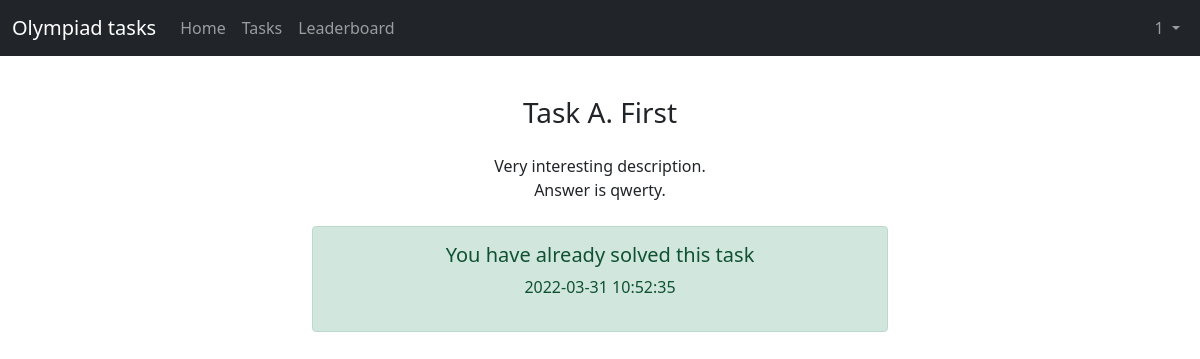
Page /tasks/1 (signed in) on the committed database.
### models.py (models this page shows, shortened)
class Task(db.Model):
    id = db.Column(db.Integer, primary_key=True)
    name = db.Column(db.String(30), nullable=False)
    text = db.Column(db.Text, nullable=False)
    answer = db.Column(db.Text, nullable=False)

### routes.py (the view)
@blueprint.route('/tasks/<task_id>', methods=['GET', 'POST'])
def task(task_id):
    if 'user' not in session:
        return redirect('/login')
    else:
        try:
            olymp_task = db.session.query(Task.name, Task.text).filter(Task.id == task_id).one()
        except NoResultFound:
            return "No such task!", 400
        user_id, = db.session.query(User.id).filter(User.name == session.get('user')).one()
        time = db.session.query(Completed.time).filter(Completed.task_id == task_id,
                                                       Completed.user_id == user_id).first()
        if request.method == 'POST':
            if time:
                return 'You have already completed this task', 400
            answer = request.form.get('answer').strip()
            if not answer:
                return render_template('task.html', user=session.get('user'), task=olymp_task,
                                       error='Write down your answer!')
            if olymp_task.answer == answer:
                db.session.add(Completed(user_id=user_id, task_id=task_id))
                db.session.commit()
                return redirect(f'/tasks/{task_id}')
            else:
                return render_template('task.html', user=session.get('user'), task=olymp_task, answer=answer,
                                       error='Wrong answer!')
        else:
            if time:
                return render_template('task.html', time=time[0], user=session.get('user'), task=olymp_task)
            else:
                return render_template('task.html', user=session.get('user'), task=olymp_task)

### templates/task.html (shortened to what this page needs)
{% extends 'header.html' %}
{% block content %}
<div class="text-center p-4">
    <h3 class="m-3">{{task.name}}</h3>
    <p class="m-4" style="white-space: pre-line">{{task.text}}</p>
    {% if time is defined %}
    <div class="alert alert-success w-50 m-auto" role="alert">
        <h5>You have already solved this task</h5>
        <p>{{ time }}</p>
    </div>
    {% endif %}
</div>
{% endblock %}

### static/base.css (style rules this page uses)
html { overflow-wrap: break-word; }

### rows in the picture
Task: name "Task A. First", text "Very interesting description. Answer is qwerty."

### other values in the picture
{{ user }} "1"
{{ time }} "2022-03-31 10:52:35"
